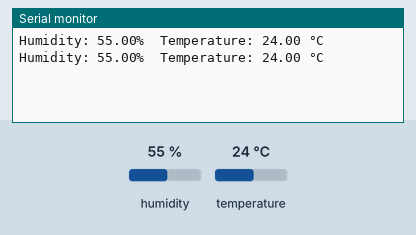
Simulated run of this sketch. Board: Arduino Uno, built with avr-gcc and run on an emulated ATmega328P. Shown: the last lines printed to the serial monitor. The test bench sets the inputs (shaded band); at power-on: humidity 55 %, temperature 24 °C.

Above: at 2.8 s.
2.9 s: humidity set to 22 %
At 4.8 s:
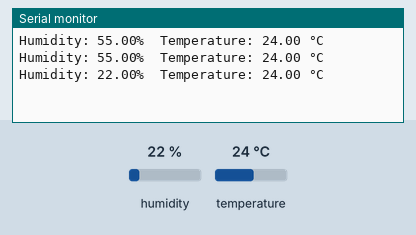
5.6 s: temperature set to 12 °C
At 7.2 s:
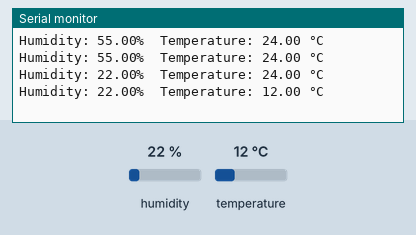
8.3 s: humidity set to 40 %
At 10.9 s:
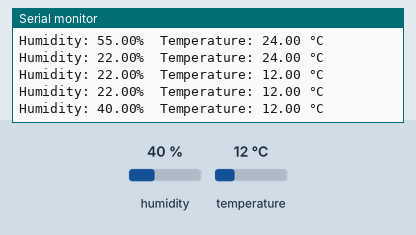
Timing chart, 0 to 12.4 s (numbered marks = the images above; inputs shaded):
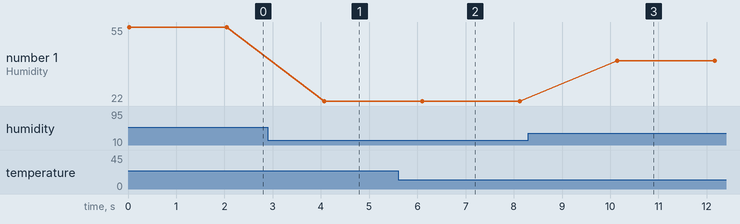

The sketch:

humidity_sensor.ino
```cpp
#include <DHT.h>

#define DHTPIN 2        // Data pin connected to Digital Pin 2
#define DHTTYPE DHT11   // Change to DHT22 if using DHT22

DHT dht(DHTPIN, DHTTYPE);

void setup() {
  Serial.begin(9600);
  dht.begin();
}

void loop() {
  float humidity = dht.readHumidity();
  float temperature = dht.readTemperature();

  if (isnan(humidity) || isnan(temperature)) {
    Serial.println("Failed to read from DHT sensor!");
    return;
  }

  Serial.print("Humidity: ");
  Serial.print(humidity);
  Serial.print("%");

  Serial.print("  Temperature: ");
  Serial.print(temperature);
  Serial.println(" °C");

  delay(2000);
}
```

Measured:
- after the input at 2.9 s, the serial monitor: prints a new line after 1.2 s (image 1)
- after the input at 5.6 s, the serial monitor: prints a new line after 0.50 s (image 2)
- after the input at 8.3 s, the serial monitor: prints a new line after 1.8 s (image 3)
- plotted number 1: 55 → 22 after the input at 2.9 s, 22 → 40 after the input at 8.3 s
